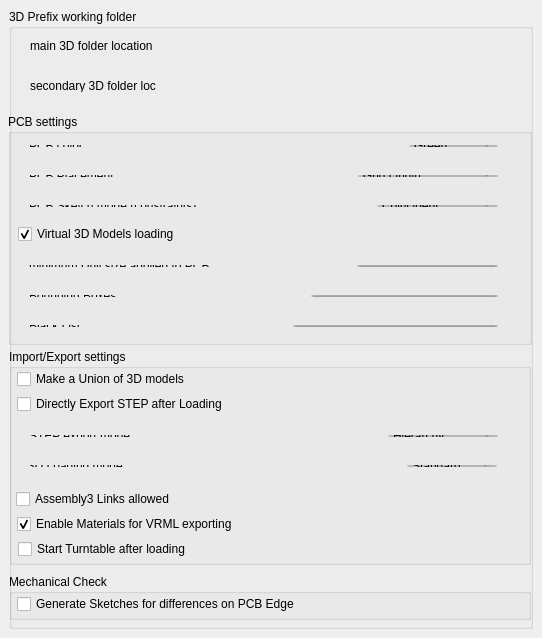
<?xml version="1.0" encoding="UTF-8"?>
<ui version="4.0">
 <class>kSUGui::DlgSettingskStepUp</class>
 <widget class="QWidget" name="kSUGui::DlgSettingskStepUp">
  <property name="geometry">
   <rect>
    <x>0</x>
    <y>0</y>
    <width>542</width>
    <height>638</height>
   </rect>
  </property>
  <property name="windowTitle">
   <string>General</string>
  </property>
  <layout class="QGridLayout" name="gridLayout1">
   <property name="margin">
    <number>9</number>
   </property>
   <property name="spacing">
    <number>6</number>
   </property>
   <item row="0" column="0">
    <layout class="QVBoxLayout" name="verticalLayout_2">
     <item>
      <widget class="QGroupBox" name="prefix_3d_group">
       <property name="title">
        <string>3D Prefix working folder</string>
       </property>
       <widget class="QWidget" name="horizontalLayoutWidget_2">
        <property name="geometry">
         <rect>
          <x>10</x>
          <y>20</y>
          <width>501</width>
          <height>34</height>
         </rect>
        </property>
        <layout class="QHBoxLayout" name="horizontalLayout_2">
         <item>
          <widget class="QLabel" name="label_prefix3d_1">
           <property name="toolTip">
            <string>&lt;html&gt;&lt;head/&gt;&lt;body&gt;&lt;p&gt;your &lt;span style=&quot; font-weight:600;&quot;&gt;KISYS3DMOD&lt;/span&gt; path&lt;/p&gt;&lt;p&gt;or 3D model &lt;span style=&quot; font-weight:600;&quot;&gt;main prefix path&lt;/span&gt;&lt;/p&gt;&lt;/body&gt;&lt;/html&gt;</string>
           </property>
           <property name="text">
            <string>main 3D folder location
'KISYS3DMOD'</string>
           </property>
          </widget>
         </item>
         <item>
          <widget class="Gui::PrefFileChooser" name="main_prefix" native="true">
           <property name="enabled">
            <bool>true</bool>
           </property>
           <property name="sizePolicy">
            <sizepolicy hsizetype="Preferred" vsizetype="Preferred">
             <horstretch>0</horstretch>
             <verstretch>0</verstretch>
            </sizepolicy>
           </property>
           <property name="baseSize">
            <size>
             <width>0</width>
             <height>0</height>
            </size>
           </property>
           <property name="toolTip">
            <string>&lt;html&gt;&lt;head/&gt;&lt;body&gt;&lt;p&gt;main 3D folder location&lt;/p&gt;&lt;p&gt;&lt;span style=&quot; font-weight:600;&quot;&gt;'KISYS3DMOD'&lt;/span&gt;&lt;/p&gt;&lt;/body&gt;&lt;/html&gt;</string>
           </property>
           <property name="prefEntry" stdset="0">
            <cstring>prefix3d_1</cstring>
           </property>
           <property name="prefPath" stdset="0">
            <cstring>Mod/kicadStepUpGui</cstring>
           </property>
              <property name="mode">
              <enum>Gui::FileChooser::Directory</enum>
              </property>
          </widget>
         </item>
        </layout>
       </widget>
       <widget class="QWidget" name="horizontalLayoutWidget_3">
        <property name="geometry">
         <rect>
          <x>10</x>
          <y>60</y>
          <width>501</width>
          <height>34</height>
         </rect>
        </property>
        <layout class="QHBoxLayout" name="horizontalLayout_3">
         <item>
          <widget class="QLabel" name="label_prefix3d_2">
           <property name="toolTip">
            <string>&lt;html&gt;&lt;head/&gt;&lt;body&gt;&lt;p&gt;your &lt;span style=&quot; font-weight:600;&quot;&gt;ALIAS&lt;/span&gt; 3D&lt;/p&gt;&lt;p&gt;model prefix path&lt;/p&gt;&lt;/body&gt;&lt;/html&gt;</string>
           </property>
           <property name="text">
            <string>secondary 3D folder loc
'ALT3DMOD'</string>
           </property>
          </widget>
         </item>
         <item>
          <widget class="Gui::PrefFileChooser" name="alias_prefix" native="true">
           <property name="enabled">
            <bool>true</bool>
           </property>
           <property name="sizePolicy">
            <sizepolicy hsizetype="Preferred" vsizetype="Preferred">
             <horstretch>0</horstretch>
             <verstretch>0</verstretch>
            </sizepolicy>
           </property>
           <property name="baseSize">
            <size>
             <width>0</width>
             <height>0</height>
            </size>
           </property>
           <property name="toolTip">
            <string>&lt;html&gt;&lt;head/&gt;&lt;body&gt;&lt;p&gt;secondary 3D folder location&lt;/p&gt;&lt;p&gt;&lt;span style=&quot; font-weight:600;&quot;&gt;'ALT3DMOD'&lt;/span&gt;&lt;/p&gt;&lt;/body&gt;&lt;/html&gt;</string>
           </property>
           <property name="prefEntry" stdset="0">
            <cstring>prefix3d_2</cstring>
           </property>
           <property name="prefPath" stdset="0">
            <cstring>Mod/kicadStepUpGui</cstring>
           </property>
              <property name="mode">
              <enum>Gui::FileChooser::Directory</enum>
              </property>
        </widget>
         </item>
        </layout>
       </widget>
       <widget class="QGroupBox" name="pcb_settings">
        <property name="geometry">
         <rect>
          <x>-1</x>
          <y>105</y>
          <width>524</width>
          <height>231</height>
         </rect>
        </property>
        <property name="title">
         <string>PCB settings</string>
        </property>
        <widget class="QWidget" name="layoutWidget_2">
         <property name="geometry">
          <rect>
           <x>10</x>
           <y>20</y>
           <width>491</width>
           <height>24</height>
          </rect>
         </property>
         <layout class="QHBoxLayout" name="horizontalLayout_12">
          <item>
           <widget class="QLabel" name="label_20">
            <property name="toolTip">
             <string>PCB color</string>
            </property>
            <property name="text">
             <string>PCB color</string>
            </property>
            <property name="alignment">
             <set>Qt::AlignLeading|Qt::AlignLeft|Qt::AlignVCenter</set>
            </property>
           </widget>
          </item>
          <item>
           <spacer name="horizontalSpacer_5">
            <property name="orientation">
             <enum>Qt::Horizontal</enum>
            </property>
            <property name="sizeHint" stdset="0">
             <size>
              <width>40</width>
              <height>20</height>
             </size>
            </property>
           </spacer>
          </item>
          <item>
           <widget class="Gui::PrefComboBox" name="gui::prefcombobox_1">
            <property name="toolTip">
             <string>PCB color</string>
            </property>
            <property name="currentIndex">
             <number>0</number>
            </property>
            <property name="prefEntry" stdset="0">
             <cstring>pcb_color</cstring>
            </property>
            <property name="prefPath" stdset="0">
             <cstring>Mod/kicadStepUpGui</cstring>
            </property>
            <item>
             <property name="text">
              <string>Green</string>
             </property>
            </item>
            <item>
             <property name="text">
              <string>Blue</string>
             </property>
            </item>
            <item>
             <property name="text">
              <string>Red</string>
             </property>
            </item>
            <item>
             <property name="text">
              <string>Purple</string>
             </property>
            </item>
            <item>
             <property name="text">
              <string>DarkGreen</string>
             </property>
            </item>
            <item>
             <property name="text">
              <string>DarkBlue</string>
             </property>
            </item>
           </widget>
          </item>
         </layout>
        </widget>
        <widget class="QWidget" name="layoutWidget_3">
         <property name="geometry">
          <rect>
           <x>10</x>
           <y>50</y>
           <width>491</width>
           <height>24</height>
          </rect>
         </property>
         <layout class="QHBoxLayout" name="horizontalLayout_13">
          <item>
           <widget class="QLabel" name="label_21">
            <property name="toolTip">
             <string>PCB Reference Placement in mechanical environment</string>
            </property>
            <property name="text">
             <string>PCB Placement</string>
            </property>
            <property name="alignment">
             <set>Qt::AlignLeading|Qt::AlignLeft|Qt::AlignVCenter</set>
            </property>
           </widget>
          </item>
          <item>
           <spacer name="horizontalSpacer_6">
            <property name="orientation">
             <enum>Qt::Horizontal</enum>
            </property>
            <property name="sizeHint" stdset="0">
             <size>
              <width>40</width>
              <height>20</height>
             </size>
            </property>
           </spacer>
          </item>
          <item>
           <widget class="Gui::PrefComboBox" name="gui::prefcombobox_2">
            <property name="toolTip">
             <string>PCB Reference Placement in mechanical environment</string>
            </property>
            <property name="currentIndex">
             <number>0</number>
            </property>
            <property name="prefEntry" stdset="0">
             <cstring>pcb_placement</cstring>
            </property>
            <property name="prefPath" stdset="0">
             <cstring>Mod/kicadStepUpGui</cstring>
            </property>
            <item>
             <property name="text">
              <string>Grid Origin</string>
             </property>
            </item>
            <item>
             <property name="text">
              <string>Aux Origin</string>
             </property>
            </item>
            <item>
             <property name="text">
              <string>Pcb Center (approx)</string>
             </property>
            </item>
           </widget>
          </item>
         </layout>
        </widget>
        <widget class="QWidget" name="layoutWidget_4">
         <property name="geometry">
          <rect>
           <x>10</x>
           <y>80</y>
           <width>491</width>
           <height>24</height>
          </rect>
         </property>
         <layout class="QHBoxLayout" name="horizontalLayout_14">
          <item>
           <widget class="QLabel" name="label_22">
            <property name="toolTip">
             <string>Constraints to be added to PCB Sketch</string>
            </property>
            <property name="text">
             <string>PCB Sketch mode (constraints)</string>
            </property>
            <property name="alignment">
             <set>Qt::AlignLeading|Qt::AlignLeft|Qt::AlignVCenter</set>
            </property>
           </widget>
          </item>
          <item>
           <spacer name="horizontalSpacer_7">
            <property name="orientation">
             <enum>Qt::Horizontal</enum>
            </property>
            <property name="sizeHint" stdset="0">
             <size>
              <width>40</width>
              <height>20</height>
             </size>
            </property>
           </spacer>
          </item>
          <item>
           <widget class="Gui::PrefComboBox" name="gui::prefcombobox_3">
            <property name="toolTip">
             <string>Constraints to be added to PCB Sketch</string>
            </property>
            <property name="currentIndex">
             <number>0</number>
            </property>
            <property name="prefEntry" stdset="0">
             <cstring>sketch_constraints</cstring>
            </property>
            <property name="prefPath" stdset="0">
             <cstring>Mod/kicadStepUpGui</cstring>
            </property>
            <item>
             <property name="text">
              <string>Coincident</string>
             </property>
            </item>
            <item>
             <property name="text">
              <string>V&amp;H, Coincident</string>
             </property>
            </item>
            <item>
             <property name="text">
              <string>None</string>
             </property>
            </item>
           </widget>
          </item>
         </layout>
        </widget>
        <widget class="Gui::PrefCheckBox" name="cb_virtual">
         <property name="geometry">
          <rect>
           <x>10</x>
           <y>110</y>
           <width>463</width>
           <height>20</height>
          </rect>
         </property>
         <property name="toolTip">
          <string>Enable/Disable Virtual 3D
(mechanical) models</string>
         </property>
         <property name="text">
          <string>Virtual 3D Models loading</string>
         </property>
         <property name="checked">
          <bool>true</bool>
         </property>
         <property name="prefEntry" stdset="0">
          <cstring>mode_virtual</cstring>
         </property>
         <property name="prefPath" stdset="0">
          <cstring>Mod/kicadStepUpGui</cstring>
         </property>
        </widget>
        <widget class="QWidget" name="layoutWidget_5">
         <property name="geometry">
          <rect>
           <x>10</x>
           <y>140</y>
           <width>491</width>
           <height>24</height>
          </rect>
         </property>
         <layout class="QHBoxLayout" name="horizontalLayout_4">
          <item>
           <widget class="QLabel" name="label">
            <property name="toolTip">
             <string>minimum Drill size applied to PCB
'0.0' -&gt; all drills are loaded</string>
            </property>
            <property name="text">
             <string>minimum Drill size applied to PCB</string>
            </property>
           </widget>
          </item>
          <item>
           <spacer name="horizontalSpacer_8">
            <property name="orientation">
             <enum>Qt::Horizontal</enum>
            </property>
            <property name="sizeHint" stdset="0">
             <size>
              <width>40</width>
              <height>20</height>
             </size>
            </property>
           </spacer>
          </item>
          <item>
           <widget class="Gui::PrefLineEdit" name="lineEdit_drills">
            <property name="toolTip">
             <string>minimum Drill size applied to PCB
'0.0' -&gt; all drills are loaded</string>
            </property>
            <property name="text">
             <string>0.0</string>
            </property>
            <property name="prefEntry" stdset="0">
             <cstring>drill_size</cstring>
            </property>
            <property name="prefPath" stdset="0">
             <cstring>Mod/kicadStepUpGui</cstring>
            </property>
           </widget>
          </item>
         </layout>
        </widget>
        <widget class="QWidget" name="layoutWidget_7">
         <property name="geometry">
          <rect>
           <x>10</x>
           <y>170</y>
           <width>491</width>
           <height>24</height>
          </rect>
         </property>
         <layout class="QHBoxLayout" name="horizontalLayout_6">
          <item>
           <widget class="QLabel" name="label_3">
            <property name="toolTip">
             <string>&lt;html&gt;&lt;head/&gt;&lt;body&gt;&lt;p&gt;&lt;span style=&quot; font-weight:600;&quot;&gt;Bounding Box LIST:&lt;/span&gt;&lt;/p&gt;&lt;p&gt;put here a list of 3D models to be converted to Bounding Box, separated by a comma&lt;/p&gt;&lt;p&gt;&lt;span style=&quot; font-weight:600;&quot;&gt;Examples:&lt;/span&gt;&lt;/p&gt;&lt;p&gt;&lt;span style=&quot; font-weight:600;&quot;&gt;ALL&lt;/span&gt;&lt;span style=&quot; font-style:italic;&quot;&gt;-&amp;gt; all models will be converted to bounding boxes&lt;/span&gt;&lt;/p&gt;&lt;p&gt;R_0603, C_0603 &lt;span style=&quot; font-style:italic;&quot;&gt;-&amp;gt; these two models will be converted to BBox&lt;/span&gt;&lt;/p&gt;&lt;p&gt;&lt;span style=&quot; font-weight:600;&quot;&gt;LIST&lt;/span&gt; DSUB-15-HD_FH, DSUB-9_FH &lt;span style=&quot; font-style:italic;&quot;&gt;-&amp;gt; these two models will NOT be converted to BBox&lt;/span&gt;&lt;/p&gt;&lt;/body&gt;&lt;/html&gt;</string>
            </property>
            <property name="text">
             <string>Bounding Boxes</string>
            </property>
           </widget>
          </item>
          <item>
           <spacer name="horizontalSpacer_10">
            <property name="orientation">
             <enum>Qt::Horizontal</enum>
            </property>
            <property name="sizeHint" stdset="0">
             <size>
              <width>40</width>
              <height>20</height>
             </size>
            </property>
           </spacer>
          </item>
          <item>
           <widget class="Gui::PrefLineEdit" name="lineEdit_bbox">
            <property name="toolTip">
             <string>&lt;html&gt;&lt;head/&gt;&lt;body&gt;&lt;p&gt;&lt;span style=&quot; font-weight:600;&quot;&gt;Bounding Box LIST:&lt;/span&gt;&lt;/p&gt;&lt;p&gt;put here a list of 3D models to be converted to Bounding Box, separated by a comma&lt;/p&gt;&lt;p&gt;&lt;span style=&quot; font-weight:600;&quot;&gt;Examples:&lt;/span&gt;&lt;/p&gt;&lt;p&gt;&lt;span style=&quot; font-weight:600;&quot;&gt;ALL&lt;/span&gt;&lt;span style=&quot; font-style:italic;&quot;&gt;-&amp;gt; all models will be converted to bounding boxes&lt;/span&gt;&lt;/p&gt;&lt;p&gt;R_0603, C_0603 &lt;span style=&quot; font-style:italic;&quot;&gt;-&amp;gt; these two models will be converted to BBox&lt;/span&gt;&lt;/p&gt;&lt;p&gt;&lt;span style=&quot; font-weight:600;&quot;&gt;LIST&lt;/span&gt; DSUB-15-HD_FH, DSUB-9_FH &lt;span style=&quot; font-style:italic;&quot;&gt;-&amp;gt; these two models will NOT be converted to BBox&lt;/span&gt;&lt;/p&gt;&lt;/body&gt;&lt;/html&gt;</string>
            </property>
            <property name="text">
             <string/>
            </property>
            <property name="prefEntry" stdset="0">
             <cstring>bbox_list</cstring>
            </property>
            <property name="prefPath" stdset="0">
             <cstring>Mod/kicadStepUpGui</cstring>
            </property>
           </widget>
          </item>
         </layout>
        </widget>
        <widget class="QWidget" name="layoutWidget_8">
         <property name="geometry">
          <rect>
           <x>10</x>
           <y>200</y>
           <width>491</width>
           <height>24</height>
          </rect>
         </property>
         <layout class="QHBoxLayout" name="horizontalLayout_7">
          <item>
           <widget class="QLabel" name="label_4">
            <property name="toolTip">
             <string>&lt;html&gt;&lt;head/&gt;&lt;body&gt;&lt;p&gt;&lt;span style=&quot; font-weight:600;&quot;&gt;Black List:&lt;/span&gt;&lt;/p&gt;&lt;p&gt;put here your model names that you don't want to load (e.g. smallest ones)&lt;/p&gt;&lt;p&gt;separated by a comma.&lt;/p&gt;&lt;p&gt;volume and height are also configurable.&lt;/p&gt;&lt;p&gt;(volume=1 means all models with a volume &amp;lt; 1mm3 will not be included)&lt;/p&gt;&lt;p&gt;(height=1 means all models with a height &amp;lt; 1mm will not be included)&lt;/p&gt;&lt;p&gt;&lt;br/&gt;&lt;span style=&quot; font-weight:600;&quot;&gt;Examples:&lt;/span&gt;&lt;/p&gt;&lt;p&gt;r_0603,r_0402,c_0402,c_0603&lt;/p&gt;&lt;p&gt;height=1.0&lt;/p&gt;&lt;p&gt;volume=1.0&lt;/p&gt;&lt;p&gt;&lt;span style=&quot; font-weight:600;&quot;&gt;An empty list means all the models will be parsed.&lt;/span&gt;&lt;/p&gt;&lt;/body&gt;&lt;/html&gt;</string>
            </property>
            <property name="text">
             <string>Black List</string>
            </property>
           </widget>
          </item>
          <item>
           <spacer name="horizontalSpacer_11">
            <property name="orientation">
             <enum>Qt::Horizontal</enum>
            </property>
            <property name="sizeHint" stdset="0">
             <size>
              <width>40</width>
              <height>20</height>
             </size>
            </property>
           </spacer>
          </item>
          <item>
           <widget class="Gui::PrefLineEdit" name="lineEdit_blackList">
            <property name="toolTip">
             <string>&lt;html&gt;&lt;head/&gt;&lt;body&gt;&lt;p&gt;&lt;span style=&quot; font-weight:600;&quot;&gt;Black List:&lt;/span&gt;&lt;/p&gt;&lt;p&gt;put here your model names that you don't want to load (e.g. smallest ones)&lt;/p&gt;&lt;p&gt;separated by a comma.&lt;/p&gt;&lt;p&gt;volume and height are also configurable.&lt;/p&gt;&lt;p&gt;(volume=1 means all models with a volume &amp;lt; 1mm3 will not be included)&lt;/p&gt;&lt;p&gt;(height=1 means all models with a height &amp;lt; 1mm will not be included)&lt;/p&gt;&lt;p&gt;&lt;br/&gt;&lt;span style=&quot; font-weight:600;&quot;&gt;Examples:&lt;/span&gt;&lt;/p&gt;&lt;p&gt;r_0603,r_0402,c_0402,c_0603&lt;/p&gt;&lt;p&gt;height=1.0&lt;/p&gt;&lt;p&gt;volume=1.0&lt;/p&gt;&lt;p&gt;&lt;span style=&quot; font-weight:600;&quot;&gt;An empty list means all the models will be parsed.&lt;/span&gt;&lt;/p&gt;&lt;/body&gt;&lt;/html&gt;</string>
            </property>
            <property name="text">
             <string/>
            </property>
            <property name="prefEntry" stdset="0">
             <cstring>blacklist</cstring>
            </property>
            <property name="prefPath" stdset="0">
             <cstring>Mod/kicadStepUpGui</cstring>
            </property>
           </widget>
          </item>
         </layout>
        </widget>
       </widget>
       <widget class="QGroupBox" name="imp_exp_setting">
        <property name="geometry">
         <rect>
          <x>0</x>
          <y>340</y>
          <width>522</width>
          <height>216</height>
         </rect>
        </property>
        <property name="title">
         <string>Import/Export settings</string>
        </property>
        <widget class="Gui::PrefCheckBox" name="cb_make_union">
         <property name="geometry">
          <rect>
           <x>8</x>
           <y>20</y>
           <width>463</width>
           <height>20</height>
          </rect>
         </property>
         <property name="toolTip">
          <string>&lt;html&gt;&lt;head/&gt;&lt;body&gt;&lt;p&gt;Enable/Disable &lt;span style=&quot; font-weight:600;&quot;&gt;fusion (union)&lt;/span&gt; of all 3D models.&lt;/p&gt;&lt;p&gt;Be careful ... fusion can be heavy or generate FC crash with a lot of objects.&lt;/p&gt;&lt;p&gt;Please consider to use bbox or blacklist small objects&lt;/p&gt;&lt;/body&gt;&lt;/html&gt;</string>
         </property>
         <property name="text">
          <string>Make a Union of 3D models</string>
         </property>
         <property name="checked">
          <bool>false</bool>
         </property>
         <property name="prefEntry" stdset="0">
          <cstring>make_union</cstring>
         </property>
         <property name="prefPath" stdset="0">
          <cstring>Mod/kicadStepUpGui</cstring>
         </property>
        </widget>
        <widget class="Gui::PrefCheckBox" name="cb_exp_step">
         <property name="geometry">
          <rect>
           <x>8</x>
           <y>45</y>
           <width>463</width>
           <height>20</height>
          </rect>
         </property>
         <property name="toolTip">
          <string>&lt;html&gt;&lt;head/&gt;&lt;body&gt;&lt;p&gt;Directly &lt;span style=&quot; font-weight:600;&quot;&gt;Export STEP&lt;/span&gt; after Loading&lt;/p&gt;&lt;/body&gt;&lt;/html&gt;</string>
         </property>
         <property name="text">
          <string>Directly Export STEP after Loading</string>
         </property>
         <property name="checked">
          <bool>false</bool>
         </property>
         <property name="prefEntry" stdset="0">
          <cstring>exp_step</cstring>
         </property>
         <property name="prefPath" stdset="0">
          <cstring>Mod/kicadStepUpGui</cstring>
         </property>
        </widget>
        <widget class="QWidget" name="layoutWidget">
         <property name="geometry">
          <rect>
           <x>9</x>
           <y>75</y>
           <width>491</width>
           <height>24</height>
          </rect>
         </property>
         <layout class="QHBoxLayout" name="horizontalLayout_11">
          <item>
           <widget class="QLabel" name="label_19">
            <property name="toolTip">
             <string>STEP export mode</string>
            </property>
            <property name="text">
             <string>STEP export mode</string>
            </property>
            <property name="alignment">
             <set>Qt::AlignLeading|Qt::AlignLeft|Qt::AlignVCenter</set>
            </property>
           </widget>
          </item>
          <item>
           <spacer name="horizontalSpacer_4">
            <property name="orientation">
             <enum>Qt::Horizontal</enum>
            </property>
            <property name="sizeHint" stdset="0">
             <size>
              <width>40</width>
              <height>20</height>
             </size>
            </property>
           </spacer>
          </item>
          <item>
           <widget class="Gui::PrefComboBox" name="gui::prefcombobox_4">
            <property name="toolTip">
             <string>STEP export mode</string>
            </property>
            <property name="currentIndex">
             <number>0</number>
            </property>
            <property name="prefEntry" stdset="0">
             <cstring>step_exp_mode</cstring>
            </property>
            <property name="prefPath" stdset="0">
             <cstring>Mod/kicadStepUpGui</cstring>
            </property>
            <item>
             <property name="text">
              <string>Hierarchy</string>
             </property>
            </item>
            <item>
             <property name="text">
              <string>Flat</string>
             </property>
            </item>
            <item>
             <property name="text">
              <string>One Container</string>
             </property>
            </item>
           </widget>
          </item>
         </layout>
        </widget>
        <widget class="QWidget" name="layoutWidget_6">
         <property name="geometry">
          <rect>
           <x>8</x>
           <y>105</y>
           <width>491</width>
           <height>24</height>
          </rect>
         </property>
         <layout class="QHBoxLayout" name="horizontalLayout_15">
          <item>
           <widget class="QLabel" name="label_23">
            <property name="toolTip">
             <string>3D Loading mode</string>
            </property>
            <property name="text">
             <string>3D Loading mode</string>
            </property>
            <property name="alignment">
             <set>Qt::AlignLeading|Qt::AlignLeft|Qt::AlignVCenter</set>
            </property>
           </widget>
          </item>
          <item>
           <spacer name="horizontalSpacer_9">
            <property name="orientation">
             <enum>Qt::Horizontal</enum>
            </property>
            <property name="sizeHint" stdset="0">
             <size>
              <width>40</width>
              <height>20</height>
             </size>
            </property>
           </spacer>
          </item>
          <item>
           <widget class="Gui::PrefComboBox" name="gui::prefcombobox_5">
            <property name="toolTip">
             <string>3D Loading mode</string>
            </property>
            <property name="currentIndex">
             <number>0</number>
            </property>
            <property name="prefEntry" stdset="0">
             <cstring>3D_loading_mode</cstring>
            </property>
            <property name="prefPath" stdset="0">
             <cstring>Mod/kicadStepUpGui</cstring>
            </property>
            <item>
             <property name="text">
              <string>Standard</string>
             </property>
            </item>
            <item>
             <property name="text">
              <string>Compound</string>
             </property>
            </item>
            <item>
             <property name="text">
              <string>Simplified</string>
             </property>
            </item>
           </widget>
          </item>
         </layout>
        </widget>
        <widget class="Gui::PrefCheckBox" name="cb_asm3_links">
         <property name="geometry">
          <rect>
           <x>7</x>
           <y>140</y>
           <width>463</width>
           <height>20</height>
          </rect>
         </property>
         <property name="toolTip">
          <string>Assembly3 Links allowed</string>
         </property>
         <property name="text">
          <string>Assembly3 Links allowed</string>
         </property>
         <property name="checked">
          <bool>false</bool>
         </property>
         <property name="prefEntry" stdset="0">
          <cstring>asm3_links</cstring>
         </property>
         <property name="prefPath" stdset="0">
          <cstring>Mod/kicadStepUpGui</cstring>
         </property>
        </widget>
        <widget class="Gui::PrefCheckBox" name="cb_vrml_materials">
         <property name="geometry">
          <rect>
           <x>8</x>
           <y>165</y>
           <width>463</width>
           <height>20</height>
          </rect>
         </property>
         <property name="toolTip">
          <string>Enable Materials for VRML exporting</string>
         </property>
         <property name="text">
          <string>Enable Materials for VRML exporting</string>
         </property>
         <property name="checked">
          <bool>true</bool>
         </property>
         <property name="tristate">
          <bool>false</bool>
         </property>
         <property name="prefEntry" stdset="0">
          <cstring>vrml_materials</cstring>
         </property>
         <property name="prefPath" stdset="0">
          <cstring>Mod/kicadStepUpGui</cstring>
         </property>
        </widget>
        <widget class="Gui::PrefCheckBox" name="cb_turntable">
         <property name="geometry">
          <rect>
           <x>9</x>
           <y>190</y>
           <width>463</width>
           <height>20</height>
          </rect>
         </property>
         <property name="toolTip">
          <string>Start Turntable after loading</string>
         </property>
         <property name="text">
          <string>Start Turntable after loading</string>
         </property>
         <property name="checked">
          <bool>false</bool>
         </property>
         <property name="prefEntry" stdset="0">
          <cstring>turntable</cstring>
         </property>
         <property name="prefPath" stdset="0">
          <cstring>Mod/kicadStepUpGui</cstring>
         </property>
        </widget>
       </widget>
       <widget class="QGroupBox" name="mcad_compare">
        <property name="geometry">
         <rect>
          <x>0</x>
          <y>565</y>
          <width>522</width>
          <height>46</height>
         </rect>
        </property>
        <property name="title">
         <string>Mechanical Check</string>
        </property>
        <widget class="Gui::PrefCheckBox" name="cb_gen_sketch">
         <property name="geometry">
          <rect>
           <x>8</x>
           <y>20</y>
           <width>463</width>
           <height>20</height>
          </rect>
         </property>
         <property name="toolTip">
          <string>Generate Sketches for differences on PCB Edge</string>
         </property>
         <property name="text">
          <string>Generate Sketches for differences on PCB Edge</string>
         </property>
         <property name="checked">
          <bool>false</bool>
         </property>
         <property name="prefEntry" stdset="0">
          <cstring>generate_sketch</cstring>
         </property>
         <property name="prefPath" stdset="0">
          <cstring>Mod/kicadStepUpGui</cstring>
         </property>
        </widget>
       </widget>
      </widget>
     </item>
    </layout>
   </item>
  </layout>
 </widget>
 <layoutdefault spacing="6" margin="11"/>
 <customwidgets>
  <customwidget>
   <class>Gui::FileChooser</class>
   <extends>QWidget</extends>
   <header>Gui/FileDialog.h</header>
  </customwidget>
  <customwidget>
   <class>Gui::PrefFileChooser</class>
   <extends>Gui::FileChooser</extends>
   <header>Gui/PrefWidgets.h</header>
  </customwidget>
  <customwidget>
   <class>Gui::PrefCheckBox</class>
   <extends>QCheckBox</extends>
   <header>Gui/PrefWidgets.h</header>
  </customwidget>
  <customwidget>
   <class>Gui::PrefComboBox</class>
   <extends>QComboBox</extends>
   <header>Gui/PrefWidgets.h</header>
  </customwidget>
  <customwidget>
   <class>Gui::PrefLineEdit</class>
   <extends>QLineEdit</extends>
   <header>Gui/PrefWidgets.h</header>
  </customwidget>
 </customwidgets>
 <resources/>
 <connections/>
 <designerdata>
  <property name="gridDeltaX">
   <number>5</number>
  </property>
  <property name="gridDeltaY">
   <number>5</number>
  </property>
  <property name="gridSnapX">
   <bool>false</bool>
  </property>
  <property name="gridSnapY">
   <bool>true</bool>
  </property>
  <property name="gridVisible">
   <bool>true</bool>
  </property>
 </designerdata>
</ui>
